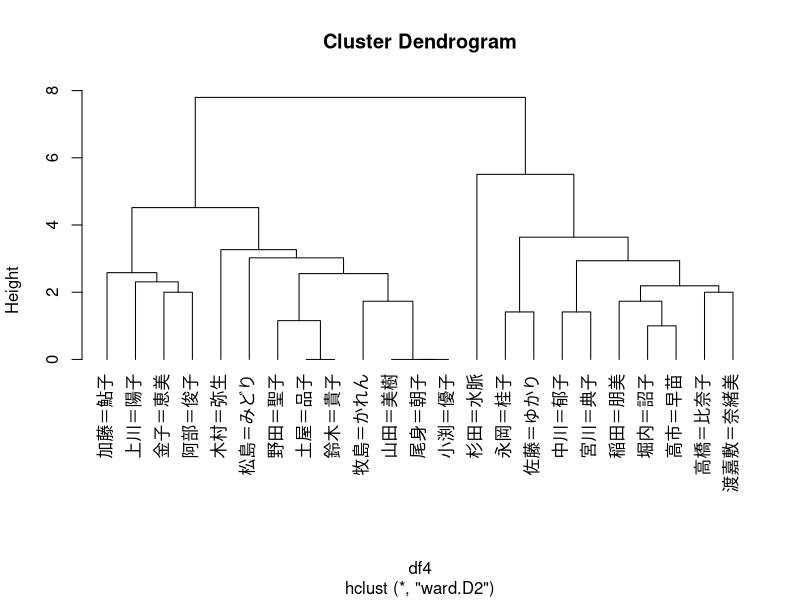

Reproduce this figure in R.
df <- read.csv("utasp.csv", na.strings = c(99, 999), fileEncoding = "SJIS")
df1 <- subset(df, PARTY == 1 & SEX == 2)
# クラスター分析に用いる変数列のみを抽出
df2 <- df1[, c("NAME", "Q4_1", "Q4_5", "Q4_6", "Q4_9", "Q4_12", "Q4_14", "Q4_15")]
df2 <- na.omit(df2) # 欠損値を含む行は削除
df3 <- df2[, -1] # 氏名を一旦削除
## 距離行列を計算する
df4 <- dist(df3)

res1 <- hclust(df4, method = "ward.D2")
plot(res1, hang = -1, labels = df2$NAME)
cutree(res1, k = 3)
df2$cluster <- cutree(res1, k = 3)

df5 <- subset(df, PARTY == 1)
df6 <- df5[, c("Q4_1", "Q4_5", "Q4_6", "Q4_9", "Q4_12", "Q4_14", "Q4_15")]
df7 <- na.omit(df6)
## kmeansではデータフレームをそのまま第一引数に投入する
res2 <- kmeans(df7, centers = 3)
## 分類結果はclusterに格納されている
df7$CLUSTER <- res2$cluster
df7$CLUSTER
tapply(df7$Q4_1, df7$CLUSTER, mean, na.rm = TRUE)
